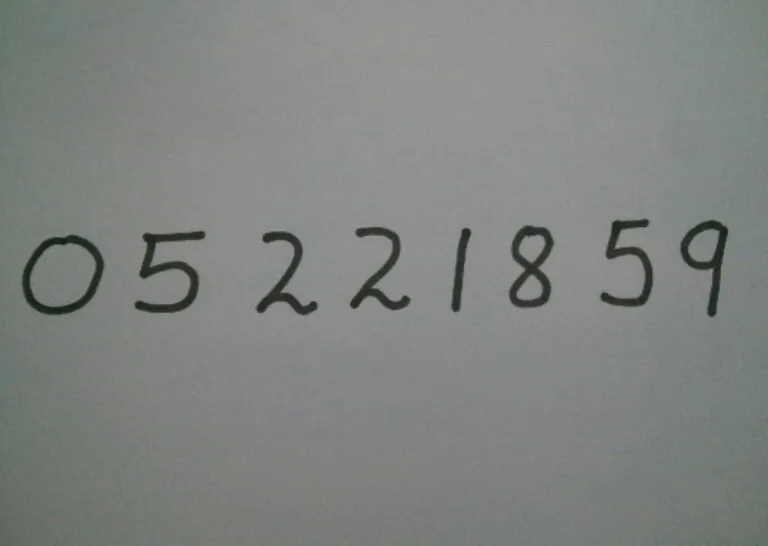
#> input picture sample_imges_for prediction/0_ru86ka5SAIxQ917T.jpg, 768 x 546 px, found by its file name
$ jupyter execute --allow-errors Predictions.ipynb
#> lines starting #> are read from the running program, lines starting #| are printed output that depends on the picture; after the words box and inside, x2 and y2 are one past the last pixel; in counts of white or black regions, pixels touching at a corner belong together
# 🧠 Making Predictions Using Our Previously Trained Model

*In this notebook, we will load our previously trained model and make predictions (classification of digits) to observe how our model is performing in real life scenario*

## 🔹 Importing all the Libraries
*For the same, will import our necessary libraries & modules*
- *numpy* for *padding the image matrix*
- *cv2* for *reading the image as a matrix and perform image processing on it*
- *matplotlib*  for *printing the image from its matrix format*
- *pickel* for *loading the previously trained model*
- *import_ipynb* for *importing a jupyter source file (.ipynb NOT .py file)*
- *module_ann* is our module where the custom MLP class *SingleHiddenLayerNN* is written

[cell 1]
import matplotlib.pyplot as plt
import cv2

[cell 2]
import numpy as np

[cell 3]
import pickle
import import_ipynb
from module_ann import SingleHiddenLayerNN

## 🔹 Loading the Model

*We are loading the saved object, which we have trained in another notebook and want to use here. Using pickle, we can load our trained model from the .pkl file*

#> (a cell that did not finish here is left out)

**Why to import the module again when we already have the trained model saved and we can load it ?**

- Pickle stores the object state (like weights, parameters), the module name where the class is defined and the class name also(NOT the entire class body).
- It does not store the class’s code or methods.
- You must have the class code available (imported) when loading.

# **🎯Predicting(Classifying) Hand Written Digits from Images :**
## 🔹Image Preprocessing for Digit Classification

The following snippet of code *reads an image, converts it to grayscale, applies binary inverse thresholding, and displays the processed image*.

- **Image Reading**: Loads the image in BGR format from the specified path.
- **Grayscale Conversion**: Converts the image to grayscale to simplify processing by removing color information.
- **Thresholding**: Applies binary inverse thresholding with a threshold value of 75. Pixels above 75 are set to black (0), and those below or equal to 75 are set to white (255), highlighting darker digits on a lighter background.
- **Visualization**: Displays the thresholded binary image using `matplotlib` for verification and analysis.

This preprocessing is commonly used in digit classification tasks to enhance the features of interest (e.g., digits) and suppress background noise.

[cell 5]
img =  cv2.imread("C:\\ML and DS\\digit_clasification\\0_ru86ka5SAIxQ917T.jpg")
#> img is the input picture: shape (546, 768, 3); mean B, G, R 128.4, 131.2, 127.6
grey = cv2.cvtColor(img.copy(), cv2.COLOR_BGR2GRAY)
ret, thresh = cv2.threshold(grey.copy(), 75, 255, cv2.THRESH_BINARY_INV)
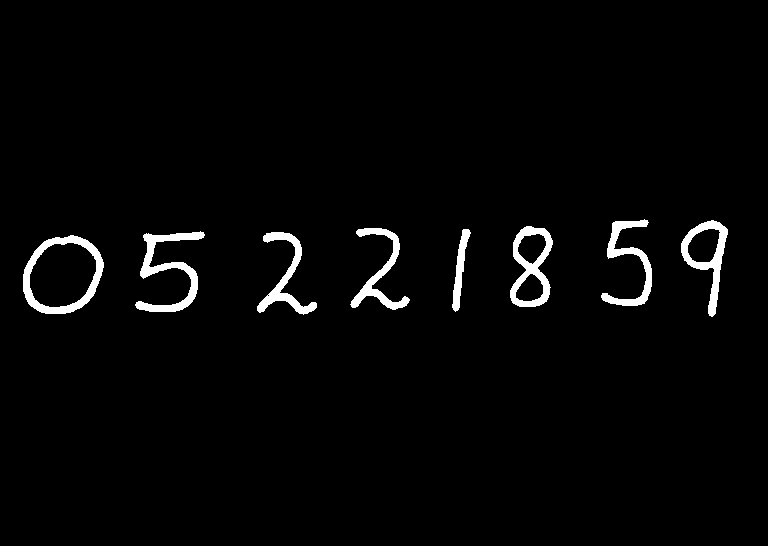
#> thresh: shape (546, 768); 2.5% white; 8 white regions
plt.matshow(thresh)
plt.show()

*Here we can see the read image in the above in threshold binary inverted form.*

## 🔹Digit Contour Detection and Preprocessing

This code *extracts individual digits from a binary thresholded image, preprocesses them*, and *visualizes the bounding boxes* on the original image.

- **Contour Detection**: Detects external contours in the thresholded image, which correspond to digit shapes.
- **Sorting**: Sorts contours from left to right based on the x-coordinate of their bounding rectangles to maintain digit order.
- **Bounding Boxes**: For each contour, computes a bounding rectangle and draws it on the original image for visualization.
- **Digit Extraction**: Crops the digit region from the thresholded image using the bounding box.
- **Resizing**: Resizes the cropped digit to 18×18 pixels to standardize size.
- **Padding**: Pads the resized digit with 5 pixels on all sides to make it 28×28 pixels, matching input dimensions of common digit classifiers like MNIST models.
- **Storage**: Appends the processed digit to a list for further classification or analysis.
- **Visualization**: Displays the original image with green bounding boxes around the detected digits.

This step is crucial for isolating and normalizing digit regions before feeding them into a machine learning model.

[cell 6]
contours, _ = cv2.findContours(thresh.copy(), cv2.RETR_EXTERNAL, cv2.CHAIN_APPROX_SIMPLE)
#> contours = 8 contours; box (x1, y1, x2, y2) and area: (23, 235, 104, 314) 4858, (510, 226, 553, 307) 2404, (681, 220, 728, 317) 2005, (135, 231, 205, 312) 1449, (601, 219, 652, 306) 1114, (257, 232, 317, 315) 1088, (350, 228, 410, 310) 1056, (452, 229, 471, 312) 520
contours = sorted(contours, key=lambda c: cv2.boundingRect(c)[0])
preprocessed_digits = []
for contour in contours:
    x,y,w,h = cv2.boundingRect(contour)

    cv2.rectangle(img, (x,y), (x+w, y+h), color=(0, 255, 0), thickness=2)

    digit = thresh[y:y+h, x:x+w]

    resized_digit = cv2.resize(digit, (18,18))

    padded_digit = np.pad(resized_digit, ((5,5),(5,5)), "constant", constant_values=0)

    preprocessed_digits.append(padded_digit)
#> this loop made 8 passes
#> (x, y, w, h) on passes 1 to 8: (23, 235, 81, 79), (135, 231, 70, 81), (257, 232, 60, 83), (350, 228, 60, 82), (452, 229, 19, 83), (510, 226, 43, 81), (601, 219, 51, 87), (681, 220, 47, 97)
#> digit: shape (97, 47); 29.3% white; 1 white region, box (x1, y1, x2, y2) and area: (0, 0, 47, 97) 1334
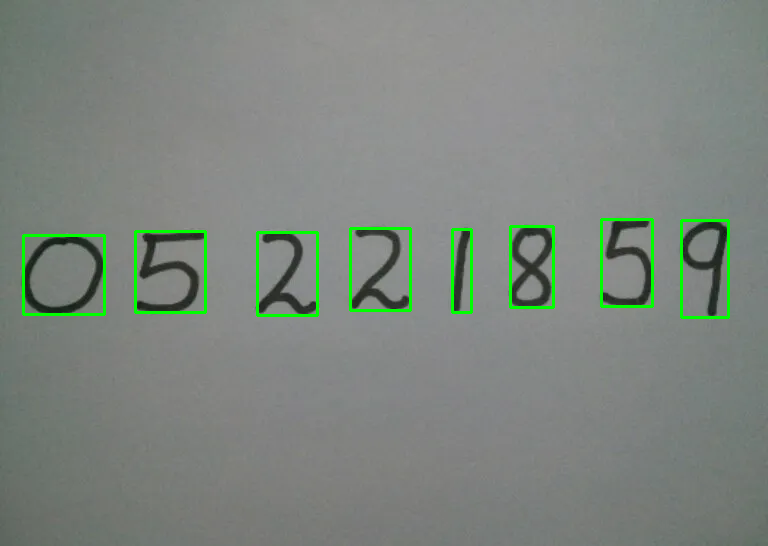
#> img: shape (546, 768, 3); 1.57% of pixels changed, all inside (x1, y1, x2, y2) = (22, 218, 730, 319)
#> after the loop, preprocessed_digits = 8 items

plt.imshow(img)
plt.show()

*The bounding boxes (in green) are vivid around the digits*

## 🔹 Predicting the output class of each digit in the image in order
We will *print the predictions* for the individual digits read from the image *in loop*, so that it looks like that our *model is reading an entire handwritten number*

[cell 7]
print("The output :", end = " ")
#> (the rest of this cell did not finish here and is left out)

**Observation:** One digit is misclassified *(1 misclassified as 8)*

# **🎯Repeating the entire process of image processing and prediction of hand written digits for some more real-life samples :**

[cell 8]
img =  cv2.imread("C:\\ML and DS\\digit_clasification\\WhatsApp Image 2025-04-17 at 20.56.40_f7f12e81.jpg")
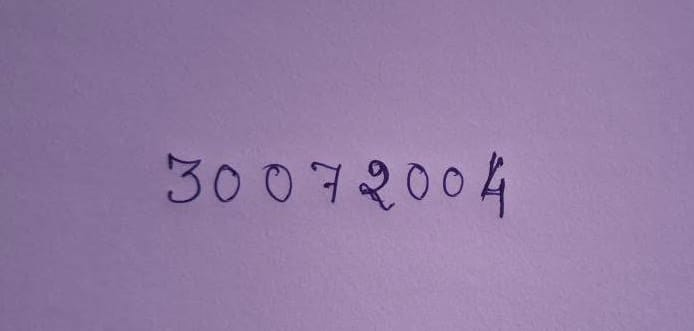
#> input picture sample_imges_for prediction/WhatsApp Image 2025-04-17 at 20.56.40_f7f12e81.jpg, 694 x 331 px, found by its file name
#> img is the input picture: shape (331, 694, 3); mean B, G, R 164.3, 124.2, 147.3
grey = cv2.cvtColor(img.copy(), cv2.COLOR_BGR2GRAY)
#> grey: shape (331, 694)
ret, thresh = cv2.threshold(grey.copy(), 75, 255, cv2.THRESH_BINARY_INV)
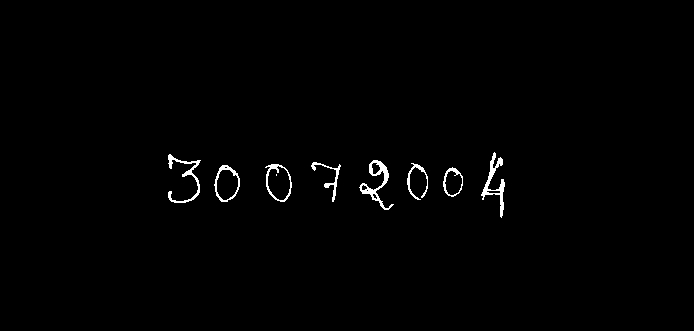
#> thresh: shape (331, 694); 0.94% white; 9 white regions (1 under 20 px)
plt.matshow(thresh)
plt.show()

[cell 9]
contours, _ = cv2.findContours(thresh.copy(), cv2.RETR_EXTERNAL, cv2.CHAIN_APPROX_SIMPLE)
#> contours = 8 contours; box (x1, y1, x2, y2) and area: (265, 164, 292, 202) 728, (214, 165, 240, 202) 668, (359, 160, 394, 210) 420, (443, 167, 463, 197) 418, (481, 152, 505, 218) 331, (168, 154, 201, 203) 226, (311, 162, 341, 202) 124, (407, 163, 428, 200) 104
contours = sorted(contours, key=lambda c: cv2.boundingRect(c)[0])
preprocessed_digits = []
for contour in contours:
    x,y,w,h = cv2.boundingRect(contour)

    cv2.rectangle(img, (x,y), (x+w, y+h), color=(0, 255, 0), thickness=2)

    digit = thresh[y:y+h, x:x+w]

    resized_digit = cv2.resize(digit, (18,18))

    padded_digit = np.pad(resized_digit, ((5,5),(5,5)), "constant", constant_values=0)

    preprocessed_digits.append(padded_digit)
#> this loop made 8 passes
#> (x, y, w, h) on passes 1 to 8: (168, 154, 33, 49), (214, 165, 26, 37), (265, 164, 27, 38), (311, 162, 30, 40), (359, 160, 35, 50), (407, 163, 21, 37), (443, 167, 20, 30), (481, 152, 24, 66)
#> digit: shape (66, 24); 26.3% white; 1 white region, box (x1, y1, x2, y2) and area: (0, 0, 24, 66) 417
#> img: shape (331, 694, 3); 1.46% of pixels changed, all inside (x1, y1, x2, y2) = (167, 151, 507, 220)

plt.imshow(img)
plt.show()

[cell 10]
print("The output :", end = " ")
#> (the rest of this cell did not finish here and is left out)

**Observation:** One digit is misclassified *(7 misclassified as 3)*

[cell 11]
img =  cv2.imread("C:\\ML and DS\\digit_clasification\\1.webp")
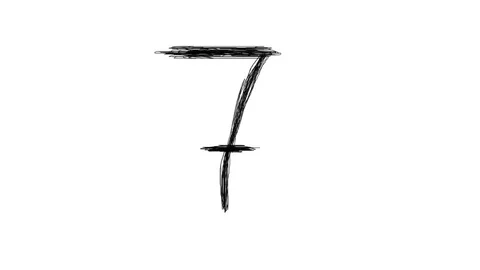
#> input picture sample_imges_for prediction/1.webp, 480 x 270 px, found by its file name
#> img is the input picture: shape (270, 480, 3); mean B, G, R 250.8, 250.8, 250.8
grey = cv2.cvtColor(img.copy(), cv2.COLOR_BGR2GRAY)
#> grey: shape (270, 480)
ret, thresh = cv2.threshold(grey.copy(), 185, 255, cv2.THRESH_BINARY_INV)
#> thresh: shape (270, 480); 2.2% white; 1 white region
plt.matshow(thresh)
plt.show()

[cell 12]
contours, _ = cv2.findContours(thresh.copy(), cv2.RETR_EXTERNAL, cv2.CHAIN_APPROX_SIMPLE)
#> contours = 1 contour; box (x1, y1, x2, y2) and area: (154, 46, 281, 213) 2710
contours = sorted(contours, key=lambda c: cv2.boundingRect(c)[0])
preprocessed_digits = []
for contour in contours:
    x,y,w,h = cv2.boundingRect(contour)

    cv2.rectangle(img, (x,y), (x+w, y+h), color=(0, 255, 0), thickness=2)

    digit = thresh[y:y+h, x:x+w]

    resized_digit = cv2.resize(digit, (18,18))

    padded_digit = np.pad(resized_digit, ((5,5),(5,5)), "constant", constant_values=0)

    preprocessed_digits.append(padded_digit)
#> this loop made 1 pass
#> (x, y, w, h) on pass 1: (154, 46, 127, 167)
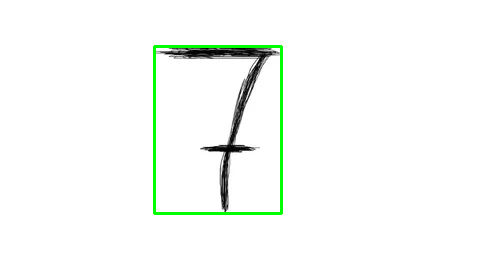
#> img: shape (270, 480, 3); 1.36% of pixels changed, all inside (x1, y1, x2, y2) = (153, 45, 283, 215)
#> after the loop, preprocessed_digits = 1 item

plt.imshow(img)
plt.show()

[cell 13]
print("The output :", end = " ")
#> (the rest of this cell did not finish here and is left out)

**Observation:** Misclassified *(7 misclassified as 3 again)*

[cell 14]
img =  cv2.imread("C:\\ML and DS\\digit_clasification\\2.webp")
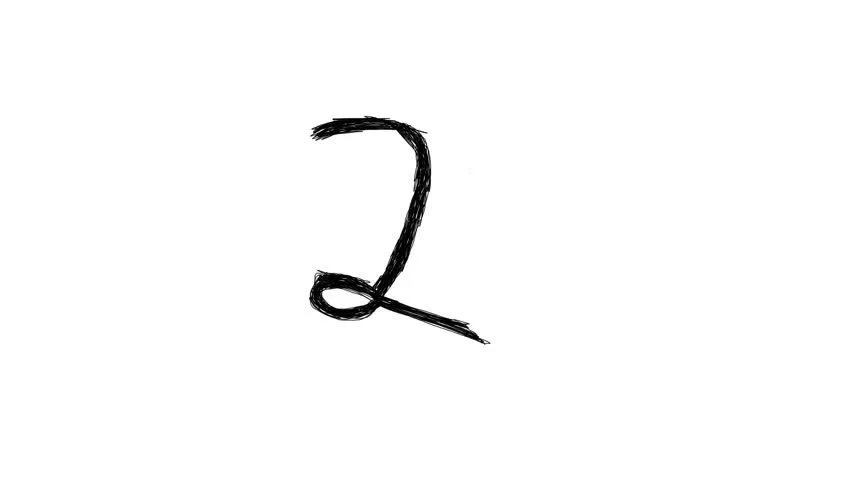
#> input picture sample_imges_for prediction/2.webp, 852 x 480 px, found by its file name
#> img is the input picture: shape (480, 852, 3); mean B, G, R 251, 251, 251
grey = cv2.cvtColor(img.copy(), cv2.COLOR_BGR2GRAY)
#> grey: shape (480, 852)
ret, thresh = cv2.threshold(grey.copy(), 185, 255, cv2.THRESH_BINARY_INV)
#> thresh: shape (480, 852); 1.8% white; 1 white region
plt.matshow(thresh)
plt.show()

[cell 15]
contours, _ = cv2.findContours(thresh.copy(), cv2.RETR_EXTERNAL, cv2.CHAIN_APPROX_SIMPLE)
#> contours = 1 contour; box (x1, y1, x2, y2) and area: (309, 116, 491, 345) 7549
contours = sorted(contours, key=lambda c: cv2.boundingRect(c)[0])
preprocessed_digits = []
for contour in contours:
    x,y,w,h = cv2.boundingRect(contour)

    cv2.rectangle(img, (x,y), (x+w, y+h), color=(0, 255, 0), thickness=2)

    digit = thresh[y:y+h, x:x+w]

    resized_digit = cv2.resize(digit, (18,18))

    padded_digit = np.pad(resized_digit, ((5,5),(5,5)), "constant", constant_values=0)

    preprocessed_digits.append(padded_digit)
#> this loop made 1 pass
#> (x, y, w, h) on pass 1: (309, 116, 182, 229)
#> img: shape (480, 852, 3); 0.6% of pixels changed, all inside (x1, y1, x2, y2) = (308, 115, 493, 347)

plt.imshow(img)
plt.show()

[cell 16]
print("The output :", end = " ")
#> (the rest of this cell did not finish here and is left out)

**Observation:** Correctly classified *(2 classified as 2)*

[cell 17]
img =  cv2.imread("C:\\ML and DS\\digit_clasification\\1 (1).webp")
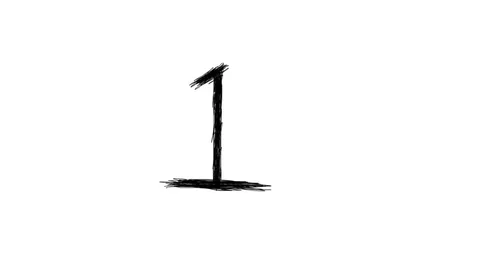
#> input picture sample_imges_for prediction/1 (1).webp, 480 x 270 px, found by its file name
#> img is the input picture: shape (270, 480, 3); mean B, G, R 251.4, 251.4, 251.4
grey = cv2.cvtColor(img.copy(), cv2.COLOR_BGR2GRAY)
#> grey: shape (270, 480)
ret, thresh = cv2.threshold(grey.copy(), 185, 255, cv2.THRESH_BINARY_INV)
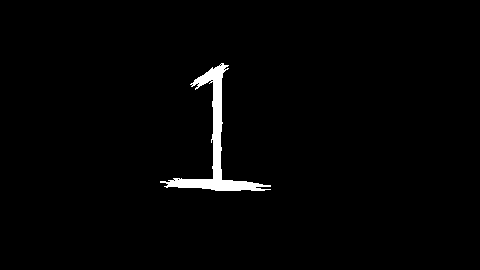
#> thresh: shape (270, 480); 1.7% white; 1 white region
plt.matshow(thresh)
plt.show()

[cell 18]
contours, _ = cv2.findContours(thresh.copy(), cv2.RETR_EXTERNAL, cv2.CHAIN_APPROX_SIMPLE)
#> contours = 1 contour; box (x1, y1, x2, y2) and area: (160, 63, 271, 191) 1916
contours = sorted(contours, key=lambda c: cv2.boundingRect(c)[0])
preprocessed_digits = []
for contour in contours:
    x,y,w,h = cv2.boundingRect(contour)

    cv2.rectangle(img, (x,y), (x+w, y+h), color=(0, 255, 0), thickness=2)

    digit = thresh[y:y+h, x:x+w]

    resized_digit = cv2.resize(digit, (18,18))

    padded_digit = np.pad(resized_digit, ((5,5),(5,5)), "constant", constant_values=0)

    preprocessed_digits.append(padded_digit)
#> this loop made 1 pass
#> (x, y, w, h) on pass 1: (160, 63, 111, 128)
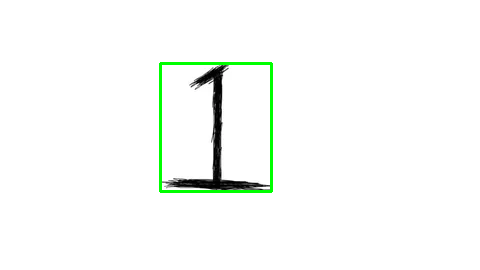
#> img: shape (270, 480, 3); 1.1% of pixels changed, all inside (x1, y1, x2, y2) = (159, 62, 273, 193)

plt.imshow(img)
plt.show()
